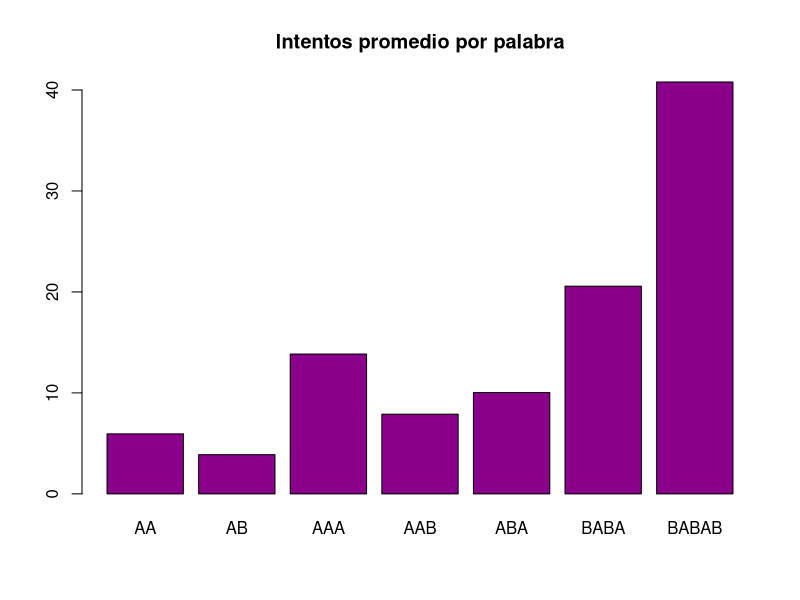
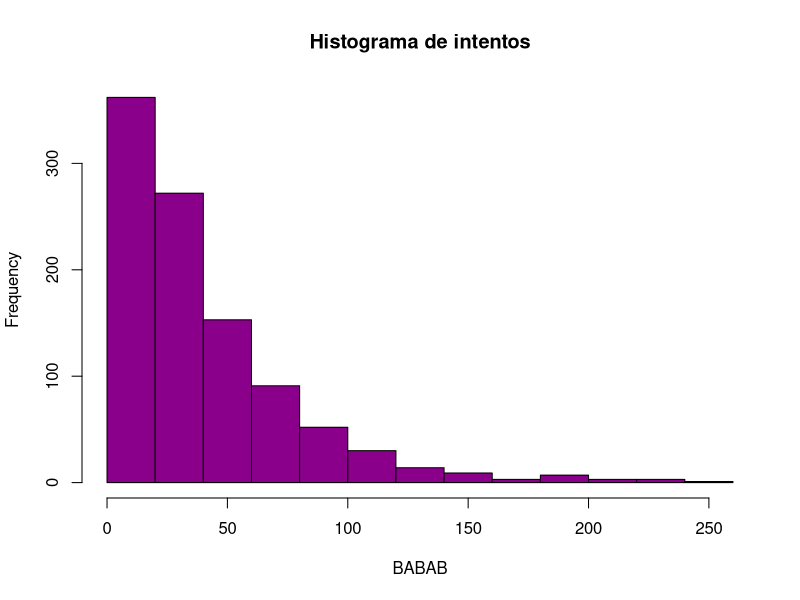
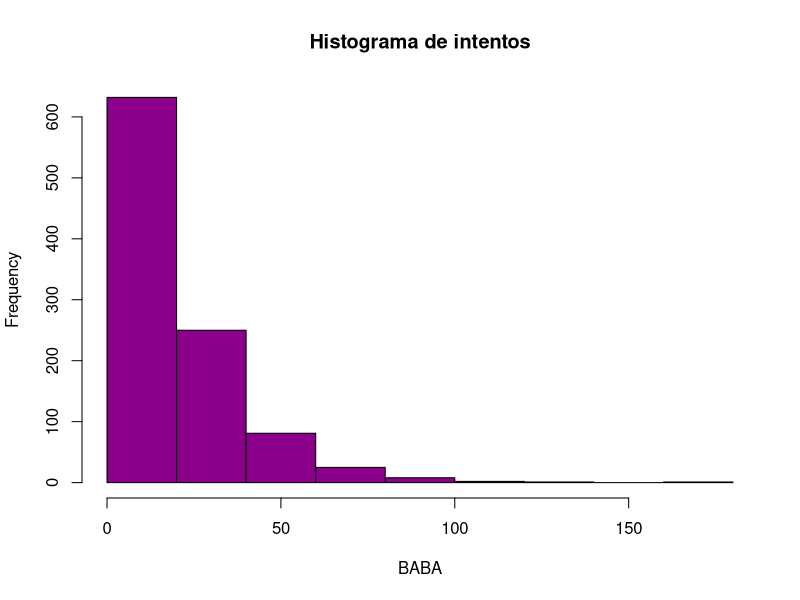
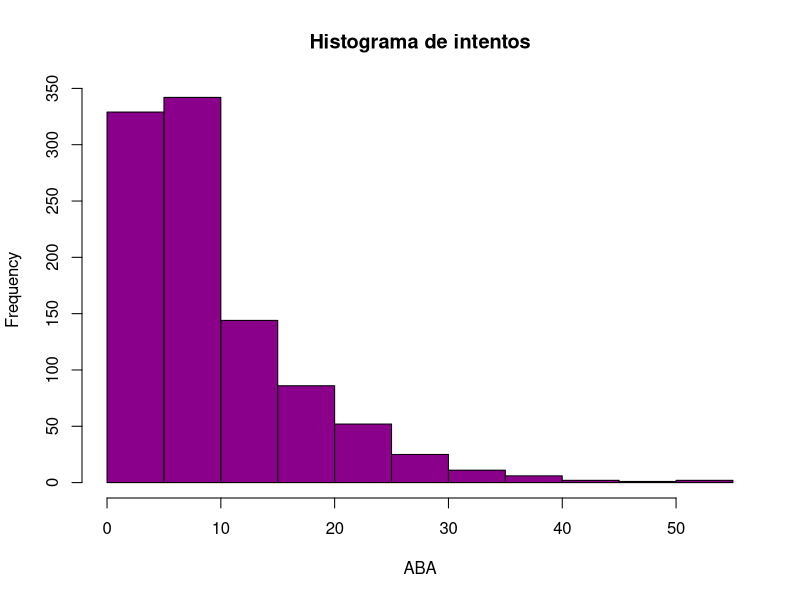
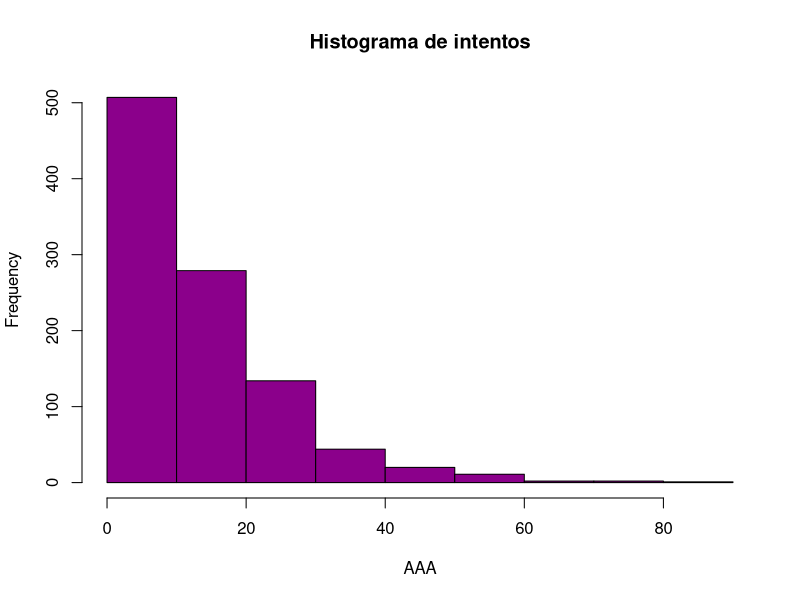
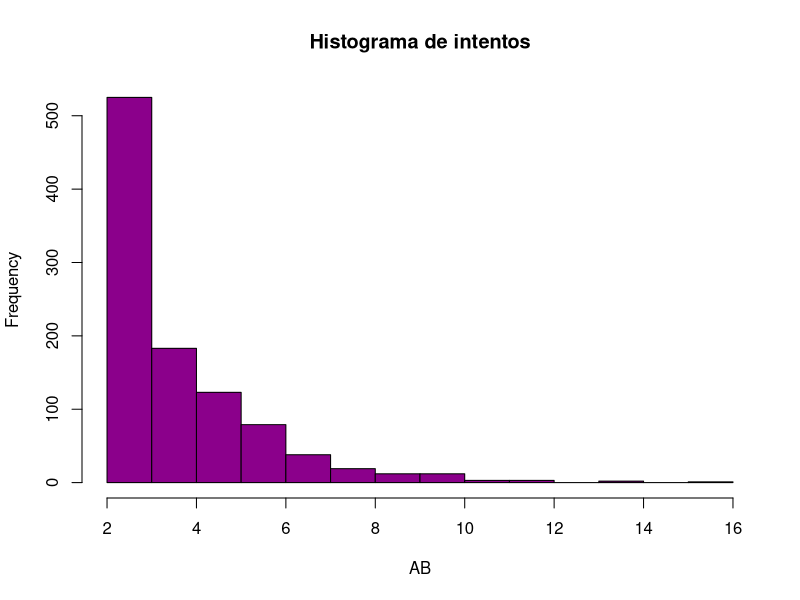
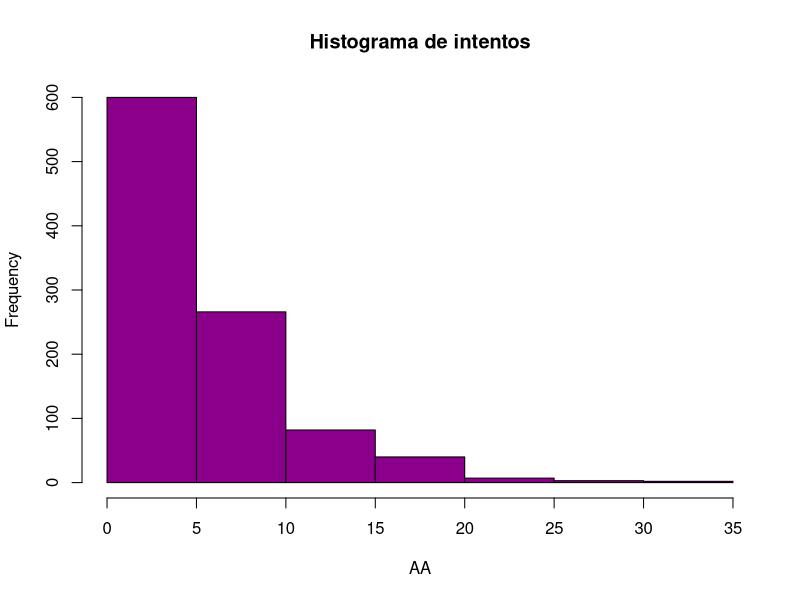

Here is the R script that generated these plots, in order:
monito <- function(palabra){
  # Esta funcion toma vectores de 0 y 1 y devuelve la cantidad de intentos que necesita
  # el mono para escribirla tipeando de manera aleatoria
  n <- length(palabra)
  escrito <- sample(x = c(0, 1), size = n, replace = TRUE)
  k <- n
  while (identical(escrito, palabra) == FALSE) {
    escrito <- escrito[2:n]
    nuevaLetra <- sample(x = c(0, 1), size = 1)
    escrito <- c(escrito, nuevaLetra)
    k <- k + 1
  }
  return(k)
}

# Armo un data frame para guardar los distintos resultados de cada palabra
palabras <- c('AA', 'AB', 'AAA', 'AAB', 'ABA', 'BABA', 'BABAB')
intentos <- data.frame(matrix(ncol = 7, nrow = 1000))
colnames(intentos) <- palabras


for (i in 1:1000){
  # Este ciclo calcula el tiempo que tarda el mono. Cambiando las entradas 
  # de la funcion monito() busco los tiempos para las distintas palabras pedidas.
  intentos$AA[i] <- monito(c(0,0))
  intentos$AB[i] <- monito(c(0,1))
  intentos$AAA[i] <- monito(c(0,0,0))
  intentos$AAB[i] <- monito(c(0,0,1))
  intentos$ABA[i] <- monito(c(0,1,0))
  intentos$BABA[i] <- monito(c(1,0,1,0))
  intentos$BABAB[i] <- monito(c(1,0,1,0,1))
}

# Promedio de intentos por palabra (1000 repeticiones)
intentosPromedio <- c(mean(intentos$AA),mean(intentos$AB),mean(intentos$AAA),mean(intentos$AAB),
                      mean(intentos$ABA),mean(intentos$BABA),mean(intentos$BABAB))


# Plots #
barplot(intentosPromedio, main='Intentos promedio por palabra',
        names.arg=c('AA','AB','AAA','AAB','ABA','BABA','BABAB'),
        col='darkmagenta')

hist(intentos$BABAB, main='Histograma de intentos', xlab='BABAB', col='darkmagenta')
hist(intentos$BABA, main='Histograma de intentos', xlab='BABA', col='darkmagenta')
hist(intentos$ABA, main='Histograma de intentos', xlab='ABA', col='darkmagenta')
hist(intentos$AAA, main='Histograma de intentos', xlab='AAA', col='darkmagenta')
hist(intentos$AB, main='Histograma de intentos', xlab='AB', col='darkmagenta')
hist(intentos$AA, main='Histograma de intentos', xlab='AA', col='darkmagenta')
